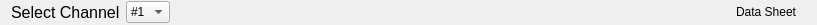
        <widget class="QWidget" name="help_area" native="true">
         <property name="minimumSize">
          <size>
           <width>0</width>
           <height>25</height>
          </size>
         </property>
         <property name="maximumSize">
          <size>
           <width>16777215</width>
           <height>25</height>
          </size>
         </property>
         <property name="styleSheet">
          <string notr="true"/>
         </property>
         <layout class="QHBoxLayout" name="horizontalLayout_3">
          <property name="topMargin">
           <number>0</number>
          </property>
          <property name="bottomMargin">
           <number>0</number>
          </property>
          <item>
           <widget class="QLabel" name="select_channel_label">
            <property name="font">
             <font>
              <pointsize>12</pointsize>
             </font>
            </property>
            <property name="styleSheet">
             <string notr="true"/>
            </property>
            <property name="text">
             <string>Select Channel</string>
            </property>
           </widget>
          </item>
          <item>
           <widget class="QComboBox" name="ch_select">
            <property name="styleSheet">
             <string notr="true"/>
            </property>
            <item>
             <property name="text">
              <string>#1</string>
             </property>
            </item>
            <item>
             <property name="text">
              <string>#2</string>
             </property>
            </item>
            <item>
             <property name="text">
              <string>#3</string>
             </property>
            </item>
            <item>
             <property name="text">
              <string>#4</string>
             </property>
            </item>
           </widget>
          </item>
          <item>
           <spacer name="help_spacer">
            <property name="orientation">
             <enum>Qt::Orientation::Horizontal</enum>
            </property>
            <property name="sizeHint" stdset="0">
             <size>
              <width>550</width>
              <height>4</height>
             </size>
            </property>
           </spacer>
          </item>
          <item>
           <widget class="QPushButton" name="help_button">
            <property name="styleSheet">
             <string notr="true"/>
            </property>
            <property name="text">
             <string>Data Sheet</string>
            </property>
            <property name="icon">
             <iconset resource="../Views/resources.qrc">
              <normaloff>:/RegisterPages/Images/Pages/RegisterPage/help-circle-sharp.png</normaloff>:/RegisterPages/Images/Pages/RegisterPage/help-circle-sharp.png</iconset>
            </property>
            <property name="iconSize">
             <size>
              <width>20</width>
              <height>20</height>
             </size>
            </property>
            <property name="flat">
             <bool>true</bool>
            </property>
           </widget>
          </item>
         </layout>
        </widget>
